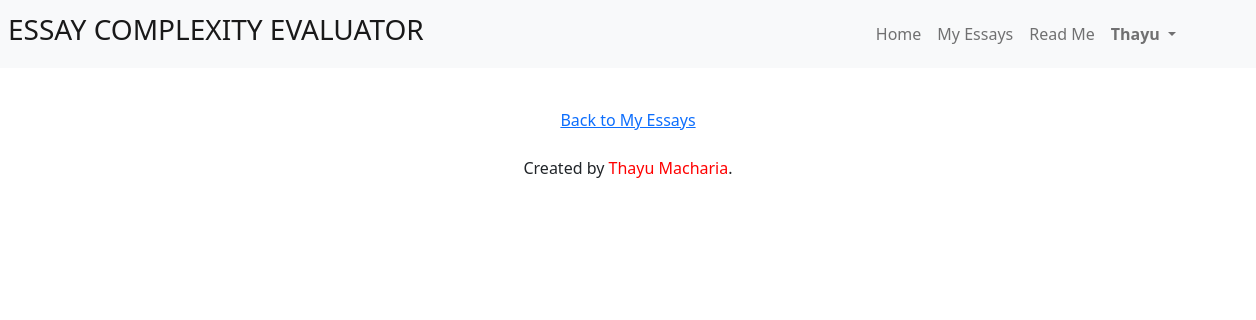
/view_essay/ABSTRACT (signed in), run on an earlier commit of the app's database.
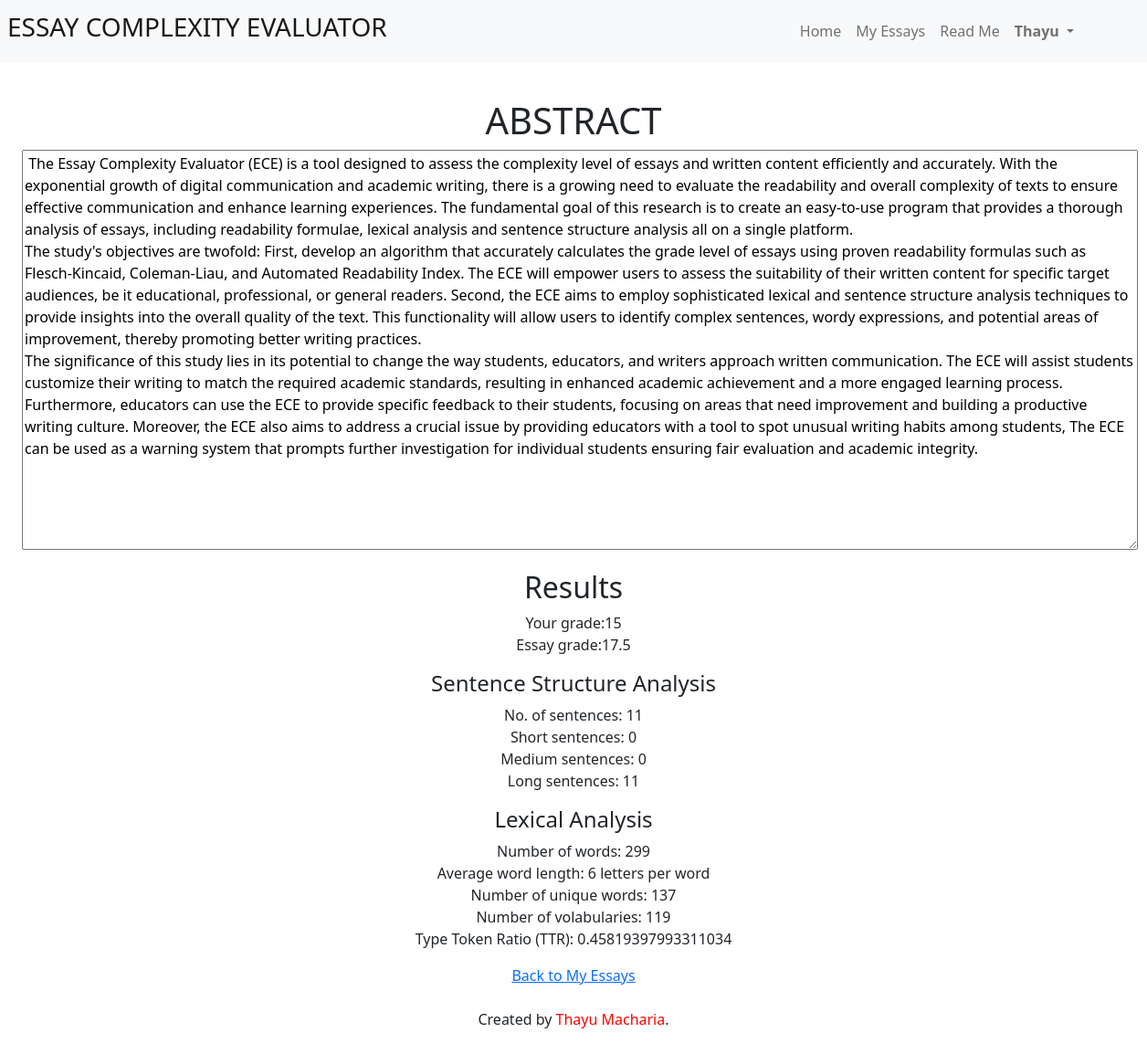
And on a later commit of the database.
### tables this page shows
CREATE TABLE "myessays" (
	"essayID"	INTEGER,
	"userID"	INTEGER,
	"title"	TEXT,
	"content"	TEXT,
	"studentgrade"	INTEGER,
	"essaygrade"	INTEGER,
	"timestamp"	NUMERIC NOT NULL,
	PRIMARY KEY("essayID" AUTOINCREMENT)
);

CREATE TABLE "analysis_results" (
	"essayID"	INTEGER NOT NULL,
	"userID"	INTEGER,
	"title"	TEXT NOT NULL,
	"no_sentences"	INTEGER NOT NULL,
	"short"	INTEGER,
	"medium"	INTEGER,
	"long"	INTEGER,
	"no_word"	INTEGER,
	"word_len"	INTEGER,
	"unique_words"	INTEGER,
	"vocab"	INTEGER,
	"ttr"	REAL
);

### app.py (the view)
@app.route("/view_essay/<string:essay_title>")
@login_required
def view_essay(essay_title):
    user_id = session["user_id"]
    essays = db.execute("SELECT content, studentgrade, essaygrade FROM myessays WHERE title = ?", essay_title)
    results = db.execute("SELECT no_sentences, short, medium, long, no_word, word_len, unique_words, vocab, ttr FROM analysis_results WHERE title = ?", essay_title)
    return render_template("view_essay.html", essay_title=essay_title, essays=essays, results=results)

### app.py (called while the page is built)
@app.after_request
def after_request(response):
    response.headers["Cache-Control"] = "no-cache, no-store, must-revalidate"
    response.headers["Expires"] = 0
    response.headers["Pragma"] = "no-cache"
    return response

def login_required(f):
    @wraps(f)
    def decorated_function(*args, **kwargs):
        if session.get("user_id") is None:
            return redirect("/login")
        return f(*args, **kwargs)
    return decorated_function

### templates/view_essay.html (shortened to what this page needs)
{% extends "layout.html" %}
{% block main %}
{% for essay in essays %}
    <h1>{{ essay_title }}</h1>
    <textarea id="essay" name="essay" rows="18" cols="130"> {{ essay["content"] }} </textarea>
    <p>
        <h2>Results</h2>
        Your grade:{{  essay["studentgrade"] }}<br>
        Essay grade:{{ essay["essaygrade"] }}
    </p>
{% endfor %}
{% for result in results %}
    <p>
        <h4>Sentence Structure Analysis</h4>
        No. of sentences: {{ result["no_sentences"] }} <br>
        Short sentences: {{ result["short"] }} <br>
        Medium sentences: {{ result["medium"] }} <br>
        Long sentences: {{ result["long"] }}<br>
    </p>
    <p>
        <h4>Lexical Analysis</h4>
        Number of words: {{ result["no_word"] }} <br>
        Average word length: {{ result["word_len"] }}
        letters per word <br>
        Number of unique words: {{ result["unique_words"] }} <br>
        Number of volabularies: {{ result["vocab"] }} <br>
        Type Token Ratio (TTR): {{ result["ttr"] }} </p>
{% endfor %}
<a href="/myessays">Back to My Essays</a>
{% endblock %}

### templates/layout.html (shortened to what this page needs)
<!DOCTYPE html>
<html lang="en">
    <head>
        <link href="https://cdn.jsdelivr.net/npm/bootstrap@5.1.3/dist/css/bootstrap.min.css" rel="stylesheet">
        <link href="/static/styles.css" rel="stylesheet">
    </head>
    <body>
        <nav class="navbar navbar-expand-md bg-light navbar-light">
            <a class="navbar-brand ms-2" href="/"><h3>ESSAY COMPLEXITY EVALUATOR</h3></a>
            <div class="collapse navbar-collapse pe-4 me-5" id="navbar">
                {% if session["user_id"] %}
                    <ul class="navbar-nav ms-auto">
                        <li class="nav-item">
                            <a class="nav-link" href="/">Home</a>
                        </li>
                        <li class="nav-item">
                            <a class="nav-link" href="/myessays">My Essays</a>
                        </li>
                        <li class="nav-item">
                            <a class="nav-link" href="/readme">Read Me</a>
                        </li>
                        <li class="nav-item dropdown">
                            <a class="nav-link dropdown-toggle" href="#" role="button" data-bs-toggle="dropdown">
                                <strong>
                                        {{ session["user_name"].capitalize() }}
                                </strong>
                            </a>
                        </li>
                    </ul>
                {% endif %}
            </div>
        </nav>
        <div class="py-2"></div>
        <main class="text-center mx-4 py-4">
            {% block main %}{% endblock %}
        </main>
        <footer class="mb-5 text-center">
            Created by <span style="color: red">Thayu Macharia</span>.
        </footer>
    </body>
</html>

What changed in the data, as far as the page shows it:
added myessays: title "ABSTRACT", essay "The Essay Complexity Evaluator (ECE) is a tool designed to assess the complexity level of essays and written content efficiently and accurately. With the exponential growth of digital communication and academic writing, there is a growing need to evaluate the readability and overall complexity of texts to ensure effective communication and enhance learning experiences. The fundamental goal of this research is to create an easy-to-use program that provides a thorough analysis of essays, including readability formulae, lexical analysis and sentence structure analysis all on a single platform. The study's objectives are twofold: First, develop an algorithm that accurately calculates the grade…", studentgrade "15", essaygrade "17.5"
added analysis_results: no_sentences "11", short "0", medium "0", long "11", no_word "299", word_len "6", unique_words "137", vocab "119", ttr "0.45819397993311034"
